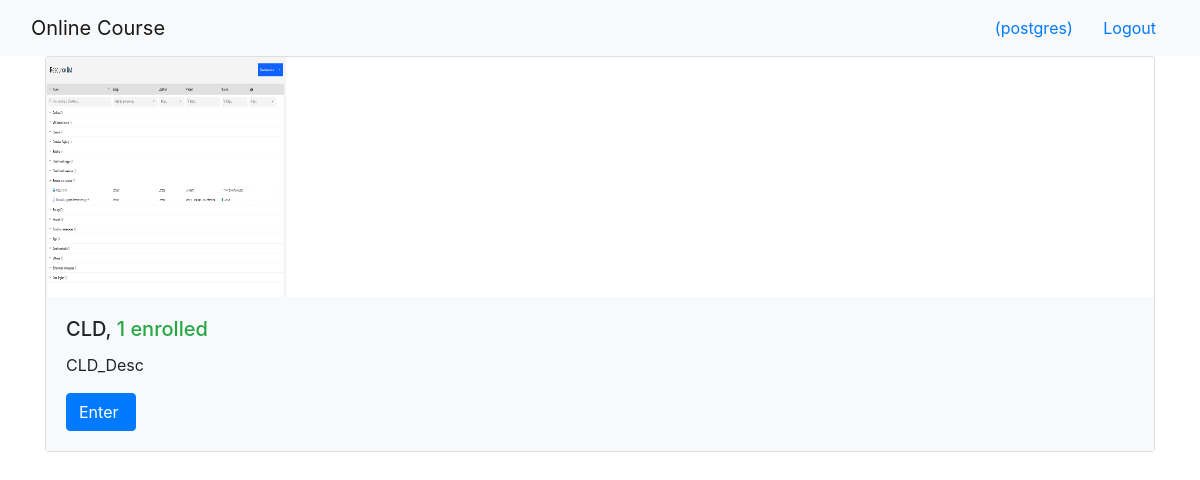
The app's page /onlinecourse/ (signed in) with its own data.
### onlinecourse/models.py (models this page shows, shortened)
class Course(models.Model):
    name = models.CharField(null=False, max_length=30, default='online course')
    image = models.ImageField(upload_to='course_images/')
    description = models.CharField(max_length=1000)
    pub_date = models.DateField(null=True)
    instructors = models.ManyToManyField(Instructor)
    users = models.ManyToManyField(settings.AUTH_USER_MODEL, through='Enrollment')
    total_enrollment = models.IntegerField(default=0)
    is_enrolled = False

### onlinecourse/views.py (the view)
class CourseListView(generic.ListView):
    template_name = 'onlinecourse/course_list_bootstrap.html'
    context_object_name = 'course_list'
    def get_queryset(self):
        user = self.request.user
        courses = Course.objects.order_by('-total_enrollment')[:10]
        for course in courses:
            if user.is_authenticated:
                course.is_enrolled = check_if_enrolled(user, course)
        return courses

### onlinecourse/views.py (called while the page is built)
def check_if_enrolled(user, course):
    is_enrolled = False
    if user.id is not None:
        num_results = Enrollment.objects.filter(user=user, course=course).count()
        if num_results > 0:
            is_enrolled = True
    return is_enrolled

### onlinecourse/templates/onlinecourse/course_list_bootstrap.html (shortened to what this page needs)
<!DOCTYPE html>
<html lang="en">
<head>
    {% load static %}
    <link rel="stylesheet" href="https://maxcdn.bootstrapcdn.com/bootstrap/4.5.2/css/bootstrap.min.css">
</head>
<body>
    <nav class="navbar navbar-light bg-light">
        <div class="container-fluid">
            <div class="navbar-header">
                  <a class="navbar-brand" href="#">Online Course</a>
            </div>
            <ul class="nav navbar-nav navbar-right">
                {% if user.is_authenticated %}
                <li>
                    <a class="btn btn-link" href="#">{{ user.first_name }}({{ user.username }})</a>
                    <a class="btn btn-link" href="{% url 'onlinecourse:logout' %}">Logout</a>
                </li>
                {% endif %}
            </ul>
        </div>
    </nav>
    {% if course_list %}
        <div class="container">
            <div class="card-deck">
                {% for course in course_list %}
                         <div class="card" style="width: 36rem;">
                          <img class="card-img-left" src="{{MEDIA_URL}}/{{ course.image }}" width="240px" height="240px"
                               alt="Course image">
                          <div class="card-body bg-light">
                              <h5 class="card-title">{{ course.name }}, <span class="text-success">
                                  {{ course.total_enrollment}} enrolled</span></h5>
                            <p class="card-text">{{ course.description}}</p>
                            <form action="{% url 'onlinecourse:enroll' course.id %}" method="post">
                                  <input class="btn btn-primary"  type="submit"
                                         value="{% if course.is_enrolled %}Enter{% else %}Enroll{% endif %} ">
                            </form>
                          </div>
                        </div>
                {% endfor %}
            </div>
        </div>
    {% else %}
        <p>No courses are available.</p>
    {% endif %}
</body>
</html>

### records on screen
Course: image (picture), name "CLD", total_enrollment "1", description "CLD_Desc", is_enrolled "Enter"

### other values on screen
{{ user.username }} "postgres"
